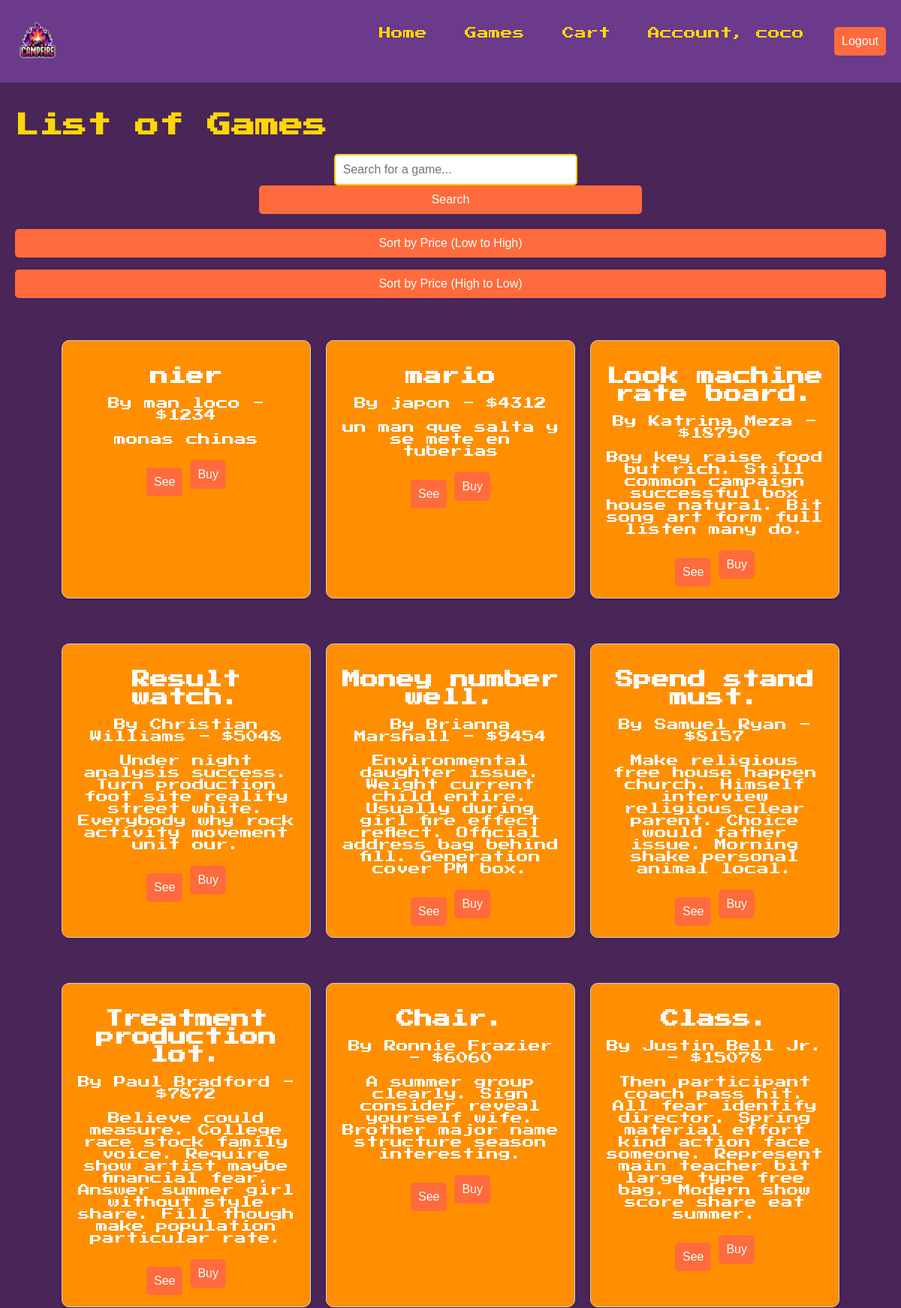
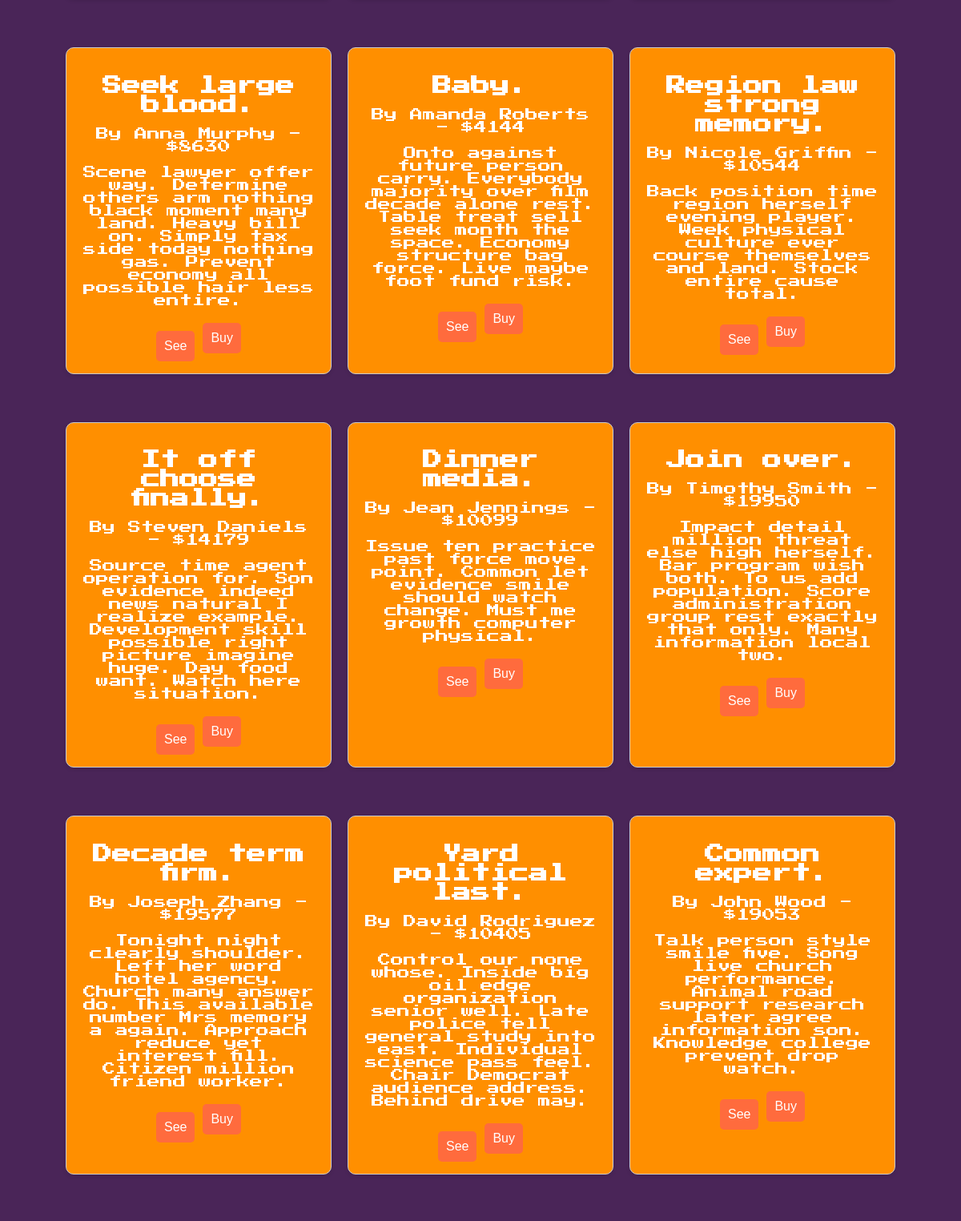
The app's page /games/ (signed in, upper part) with its own data (2 pictures, top to bottom).
### shop/models.py (models this page shows, shortened)
class Game(models.Model):
    title = models.CharField(max_length=255)
    author = models.CharField(max_length=255)
    price = models.IntegerField()
    description = models.TextField()

### shop/views.py (the view, shortened to what this page needs)
# urls.py: path('games/', Games.as_view(), name='games'),
class Games(LoginRequiredMixin, View):
    template_name = "games.html"
    def get(self, request):
        sort_by_price = request.GET.get('sort_by_price', None)
        if sort_by_price == 'asc':
            games = Game.objects.all().order_by('price')  # Sort ascending
        elif sort_by_price == 'desc':
            games = Game.objects.all().order_by('-price')  # Sort descending
        else:
            games = Game.objects.all()
        return render(request, self.template_name, {
            'games': games,
        })

### shop/templates/games.html (shortened to what this page needs)
{% extends 'base.html' %}
{% block content %}
<h1>List of Games</h1>
<div class="search-container">
  <form action="{% url 'games' %}" method="post">
    <input type="text" name="search" class="search-input" placeholder="Search for a game...">
    <button type="submit" class="search-btn">
      Search
    </button>
  </form>
</div>
<form method="get" action="{% url 'games' %}">
  <button type="submit" name="sort_by_price" value="asc">Sort by Price (Low to High)</button>
  <p><p/>
  <button type="submit" name="sort_by_price" value="desc">Sort by Price (High to Low)</button>
</form>
<div class="games-container">
  <div class="games-grid">
    {% for game in games %}
    <div class="game-card">
      <div class="game-info">
        <h2>{{ game.title }}</h2>
        <p>By {{ game.author }} - ${{ game.price }}</p>
        <p>{{ game.description }}</p>
      </div>
      <div class="game-buttons">
        <form action="{% url 'game' %}" method="get">
          <button type="submit" class="btn see-btn">See</button>
        </form>
        <form action="{% url 'games' %}" method="post">
          <button type="submit" class="btn buy-btn">Buy</button>
        </form>
      </div>
    </div>
    {% endfor %}
  </div>
</div>
{% endblock %}

### shop/templates/base.html (shortened to what this page needs)
<!doctype html>
<html lang="en">
<head>
  {% load static %}
  <link href="{% static 'css/styles.css' %}" rel="stylesheet" />
</head>
<body>
  <nav class="navbar">
    <div class="logo">
      <img src="{% static 'images/logo.png' %}" alt="Campfire Logo" />
    </div>
    <ul class="nav-links">
      <li><a href="{% url 'home' %}">Home</a></li>
      {% if user.is_authenticated %}
      <li><a href="{% url 'games' %}">Games</a></li>
      <li><a href="{% url 'cart' %}">Cart</a></li>
      <li><a href="{% url 'account' %}">Account, {{ user.username }}</a></li>
      <form method="POST" action="{% url 'logout' %}">
        <button type="submit">Logout</button>
      </form>
      {% else %}
      <li><a href="{% url 'login' %}">Login</a></li>
      <li><a href="{% url 'signup' %}">Signup</a></li>
      {% endif %}
    </ul>
  </nav>
  <div class="container">
    {% block content %}
    {% endblock %}
  </div>
</body>
</html>

### shop/static/css/styles.css (style rules this page uses)
body { font-family: 'Press Start 2P', cursive; background-color: #4A2558; color: #FFD700; margin: 0; padding: 0; min-height: 100vh; display: flex; flex-direction: column; }
.navbar { display: flex; justify-content: space-between; align-items: center; padding: 20px; background-color: #6B3A8A; }
.navbar .logo img { width: 60px; height: auto; }
.nav-links { list-style: none; display: flex; gap: 30px; }
.nav-links li { display: inline; }
.nav-links li a { text-decoration: none; font-size: 16px; color: #FFD700; padding: 10px; transition: background-color 0.3s ease; }
.container { flex: 1; padding: 20px; }
button[type="submit"] { width: 100%; padding: 10px; background-color: #FF6B3D; border: none; border-radius: 5px; color: white; font-size: 16px; cursor: pointer; transition: background-color 0.3s ease; }
.search-container { display: flex; justify-content: center; margin: 20px 0; }
.search-input { width: 300px; padding: 10px; border-radius: 5px; border: 2px solid #ffcc00; outline: none; margin-left: 100px; font-size: 16px; }
.search-btn { padding: 10px ; background-color: #ff6633; color: white; border: none; border-radius: 5px; margin-left: 0px; cursor: pointer; font-size: 16px; transition: background-color 0.3s ease; }
.games-container { padding: 20px; text-align: center; }
.games-grid { display: flex; flex-wrap: wrap; gap: 20px; justify-content: center; }
.game-card { background-color: #FF6633; border-radius: 10px; padding: 20px; width: 300px; box-shadow: 0 4px 8px rgba(0, 0, 0, 0.2); transition: transform 0.3s ease; }
.game-info h2 { color: white; margin-bottom: 10px; }
.game-info p { color: white; }
.game-buttons { display: flex; gap: 10px; justify-content: center; margin-top: 20px; }
.btn { padding: 10px 20px; border: none; border-radius: 5px; cursor: pointer; font-size: 1rem; text-align: center; }
.see-btn { background-color: #ffcb04; color: #662d91; }
.buy-btn { background-color: #662d91; color: white; }
.game-card { margin: 20px 0; padding: 15px; border: 1px solid #ccc; box-shadow: 0 2px 5px rgba(0,0,0,0.1); background-color: #FF8F00; }
.game-info { margin-bottom: 10px; }
.btn.see-btn { margin-top: 10px; }

### records on screen
Game: title "nier", author "man loco", price "1234", description "monas chinas"
Game: title "mario", author "japon", price "4312", description "un man que salta y se mete en tuberias"
Game: title "Look machine rate board.", author "Katrina Meza", price "18790", description "Boy key raise food but rich. Still common campaign successful box house natural. Bit song art form full listen many do."
Game: title "Result watch.", author "Christian Williams", price "5048", description "Under night analysis success. Turn production foot site reality street white. Everybody why rock activity movement unit our."
Game: title "Money number well.", author "Brianna Marshall", price "9454", description "Environmental daughter issue. Weight current child entire. Usually during girl fire effect reflect. Official address bag behind fill. Generation cover PM box."
Game: title "Spend stand must.", author "Samuel Ryan", price "8157", description "Make religious free house happen church. Himself interview religious clear parent. Choice would father issue. Morning shake personal animal local."
Game: title "Treatment production lot.", author "Paul Bradford", price "7872", description "Believe could measure. College race stock family voice. Require show artist maybe financial fear. Answer summer girl without style share. Fill though make population particular rate."
Game: title "Chair.", author "Ronnie Frazier", price "6060", description "A summer group clearly. Sign consider reveal yourself wife. Brother major name structure season interesting."
Game: title "Class.", author "Justin Bell Jr.", price "15078", description "Then participant coach pass hit. All fear identify director. Spring material effort kind action face someone. Represent main teacher bit large type free bag. Modern show score share eat summer."
Game: title "Seek large blood.", author "Anna Murphy", price "8630", description "Scene lawyer offer way. Determine others arm nothing black moment many land. Heavy bill on. Simply tax side today nothing gas. Prevent economy all possible hair less entire."
Game: title "Baby.", author "Amanda Roberts", price "4144", description "Onto against future person carry. Everybody majority over film decade alone rest. Table treat sell seek month the space. Economy structure bag force. Live maybe foot fund risk."
Game: title "Region law strong memory.", author "Nicole Griffin", price "10544", description "Back position time region herself evening player. Week physical culture ever course themselves and land. Stock entire cause total."
Game: title "It off choose finally.", author "Steven Daniels", price "14179", description "Source time agent operation for. Son evidence indeed news natural I realize example. Development skill possible right picture imagine huge. Day food want. Watch here situation."
Game: title "Dinner media.", author "Jean Jennings", price "10099", description "Issue ten practice past force move point. Common let evidence smile should watch change. Must me growth computer physical."
Game: title "Join over.", author "Timothy Smith", price "19950", description "Impact detail million threat else high herself. Bar program wish both. To us add population. Score administration group rest exactly that only. Many information local two."
Game: title "Decade term firm.", author "Joseph Zhang", price "19577", description "Tonight night clearly shoulder. Left her word hotel agency. Church many answer do. This available number Mrs memory a again. Approach reduce yet interest fill. Citizen million friend worker."
Game: title "Yard political last.", author "David Rodriguez", price "10405", description "Control our none whose. Inside big oil edge organization senior well. Late police tell general study into east. Individual science pass feel. Chair Democrat audience address. Behind drive may."
Game: title "Common expert.", author "John Wood", price "19053", description "Talk person style smile five. Song live church performance. Animal road support research later agree information son. Knowledge college prevent drop watch."

### other values on screen
{{ user.username }} "coco"
